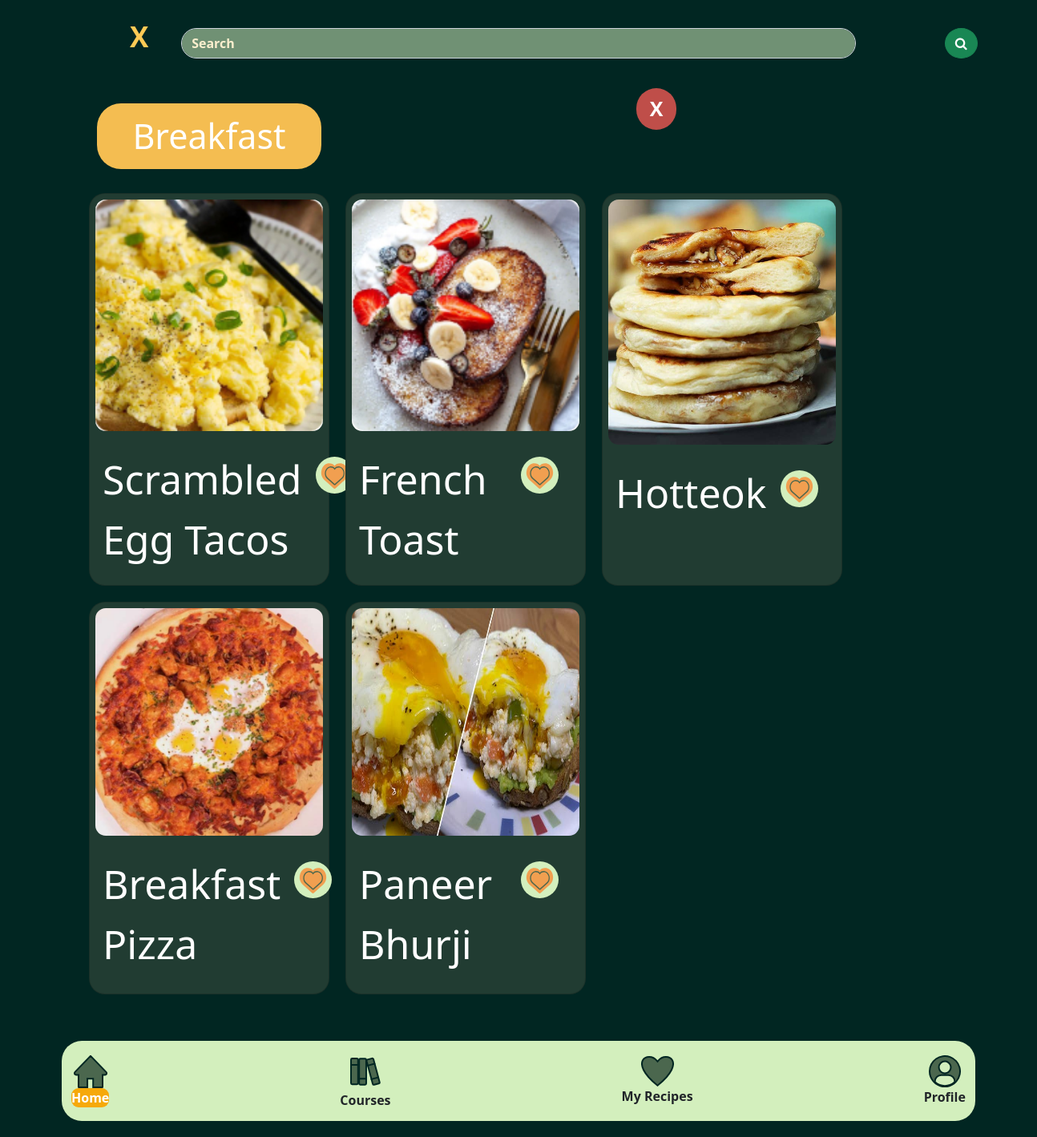
Page /mealFix/search/breakfast on the committed database.
### mealFix/models.py (models this page shows)
class Recept(models.Model):
    title = models.CharField(max_length=50)
    time = models.IntegerField()
    tod = models.IntegerField(null=True, blank=True)
    bigsix = models.IntegerField(null=True, blank=True)
    cuisine = models.IntegerField(null=True, blank=True)
    dish_style = models.IntegerField(null=True, blank=True)
    ingredients = models.TextField(blank=True, null=True)
    calories = models.TextField(null=True, blank=True)
    fat = models.TextField(null=True, blank=True)
    carbs = models.TextField(null=True, blank=True)
    fiber = models.TextField(null=True, blank=True)
    sugar = models.TextField(null=True, blank=True)
    protein = models.TextField(null=True, blank=True)
    servings = models.IntegerField(null=True, blank=True)
    step1 = models.TextField(null=True, blank=True)
    step2 = models.TextField(null=True, blank=True)
    step3 = models.TextField(null=True, blank=True)
    step4 = models.TextField(null=True, blank=True)
    step5 = models.TextField(null=True, blank=True)
    step6 = models.TextField(null=True, blank=True)
    step7 = models.TextField(null=True, blank=True)
    step8 = models.TextField(null=True, blank=True)
    step9 = models.TextField(null=True, blank=True)
    step10 = models.TextField(null=True, blank=True)
    myrecipes = models.IntegerField(null=True, blank=True)
    image = models.ImageField(upload_to="cover_image", null=True, blank=True)
    author = models.ForeignKey(User, on_delete=models.CASCADE, null=True, blank=True)

### mealFix/views.py (the view)
# urls.py: path("search/breakfast", views.breakfastpage, name="breakfast"),
def breakfastpage(request):
    queryset = Recept.objects.all()
    context = {"recepti": queryset, "form": ReceptForm}
    return render(request, "breakfast.html", context=context)

### templates/breakfast.html (shortened to what this page needs)
<!DOCTYPE html>
<html lang="en">
<head>
{% load static %}
    <link rel="stylesheet" type="text/css" href="{% static '/css/bootstrap.css' %}" >
<link href="https://maxcdn.bootstrapcdn.com/font-awesome/4.6.3/css/font-awesome.min.css" rel="stylesheet"/>
<body>
<div class="container col-12">
{% load static %}
<div class="container col-12">
<div id="boxes" class="row-cols-lg-2 mx-auto float-container" style="align-items: center; align-content: center; text-align: center; display: flex">
    <div id="leftbox">
        <a href="/mealFix/home" style="color: #FFCA55; font-weight: bolder; font-size: 35px">X</p>
        </a>
    </div>
  <div id="middlebox" class="col-lg-10 float-child1">
      <a href="">
        <input href="/mealFix/profile" type="text" value="Search" class="form-control rounded-5" placeholder="Search" style="background-color: #709174; text-align: left; color: #FCEFCE; font-weight: bolder">
      </a>
  </div>
  <div id="rightbox" class="col-sm float-child2">
        <button class="btn btn-success rounded-circle" type="submit">
            <i class="fa fa-search"></i>
        </button>
  </div>
</div>
<div class="float-container col-10">
    <button id="x" class="btn"><a href="/mealFix/search">X</a></button>
    <button class="btn btn-lg" style="color: white; font-size: 43px; background-color: #F4BD51; border-radius: 30px; width: 280px">Breakfast</button>
</div>
<div style="display: flex; flex-direction: row; flex-wrap: wrap;">
    {% for recept in recepti %}
        {% if recept.bigsix == 1 %}
        <div class="card recept-bt" style="width:300px; margin: 10px; height: 490px; background-color: #213C32;border-radius: 20px">
  <img src="{{ MEDIA_URL }}{{ recept.image.url }}" class="card-img-top" alt="..." style="border-radius: 20px">
  <div class="card-body" style="display: flex; color: white">
      <div  class=" float-start">
         <p class="card-title" style="font-size: 50px; text-align: left">{{ recept.title }}</p>
      </div>
      <div class="float-end mx-auto" >
        <a href="#" class="btn btn-lg" style="font-size: 20px;"><img src="{% static "/img/like.svg" %}"></a>
      </div>
  </div>
</div>
            {% endif %}
    {% endfor %}
</div>
<br>
<br>
<div class="navbar fixed-bottom navbar-expand-lg float-container text-center">
    <div class="container text-center" style="background-color: #D3EFBD; border-radius: 25px;  width: 2000px; height: 100px; align-content: center">
        <div class="nav-item">
            <img id="image" src="{% static '/img/icons/home.svg' %}" alt="logo" class="text-center">
            <a class="nav-link" href="/mealFix/home" style="background-color: #F6A90A; border-radius: 9px; color: white">Home</a>
        </div>
        <div class="nav-item">
            <img id="image" src="{% static '/img/icons/books.svg' %}" alt="logo">
            <a class="nav-link" href="/mealFix/course">Courses</a>
        </div>
        <div class="nav-item">
            <img id="image" src="{% static '/img/icons/fav.svg' %}" alt="logo">
            <a class="nav-link" href="/mealFix/myrecipes">My Recipes</a>
        </div>
        <div class="nav-item">
            <img id="image" src="{% static '/img/icons/profil.svg' %}" alt="logo"></a>
            <a class="nav-link" href="/mealFix/profile">Profile</a>
        </div>
        </div>
    </div>
</div>
<br>
<br>
<br>
<br>
<br>
</div>
</body>
</html>

### templates/breakfast.html (style rules this page uses)
body { background: #012622; box-shadow: 0px 4px 4px rgba(0, 0, 0, 0.25); }
a { color: white; text-decoration: none; }
.nav-link { text-align: center; font-weight: bolder; }
.float-container { padding: 20px; }
.float-child1 { width: 700px; float: left; }
#leftbox { float:left; width:10%; }
#middlebox { float: left; width:80%; }
#rightbox { float:right; width:25%; }
.card-img-top { padding: 7px; display: block; margin-right: auto; margin-left: auto; width: 298px; height: 320px; background-size: cover; }
#x { position: absolute; color: white; background-color: #BF4E49; font-size: 25px; font-weight: bolder; width: 50px; top: 110px; right: 450px; border-radius: 25px; }

### rows in the picture
Recept: image (picture), title "Scrambled Egg Tacos", bigsix 1 (drawn)
Recept: image (picture), title "French Toast", bigsix 1 (drawn)
Recept: image (picture), title "Hotteok", bigsix 1 (drawn)
Recept: image (picture), title "Breakfast Pizza", bigsix 1 (drawn)
Recept: image (picture), title "Paneer Bhurji", bigsix 1 (drawn)
